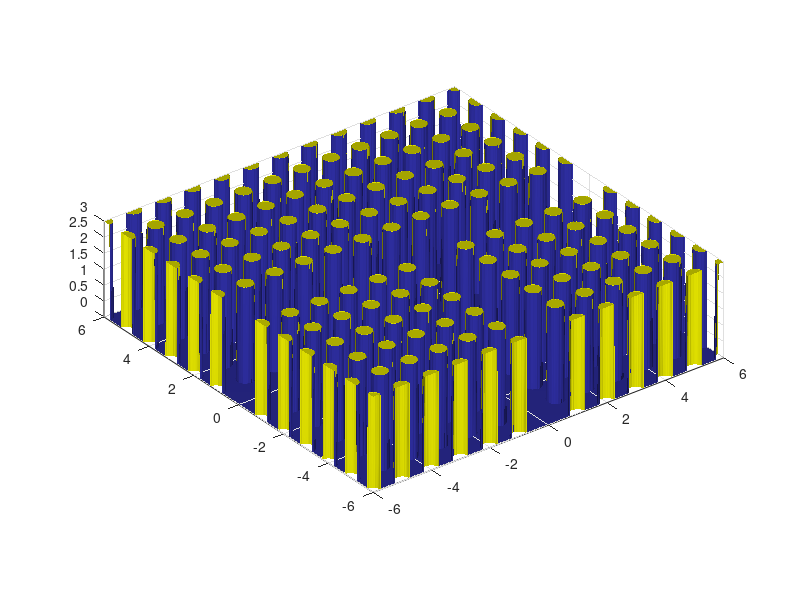

This figure's MATLAB source:
a = 0.25;    
b = 1.0;     
H = 3;       
[X, Y] = meshgrid(-6:0.01:6, -6:0.01:6);


mask = false(size(X));
for m = -8:8
    for n = -8:8
        if m == 0 || (n == 0 && m <= 0)
            continue
        end
        xc = n * b; 
        yc = m * b;
        mask((X - xc).^2 + (Y - yc).^2 <= a^2) = true;
    end
end
mask_dilated = conv2(double(mask), ones(3), 'same') > 0;
boundary = mask_dilated & ~mask;
Z = zeros(size(X));
Z(mask) = H; 
Z(boundary) = 0;

surf(X, Y, Z, 'LineStyle', 'none');
colormap(gca, [0.2 0.2 0.7; 1 1 0]);
axis equal; axis([-6 6 -6 6 0 H]); grid on; view(3);
camlight('headlight'); lighting gouraud;
